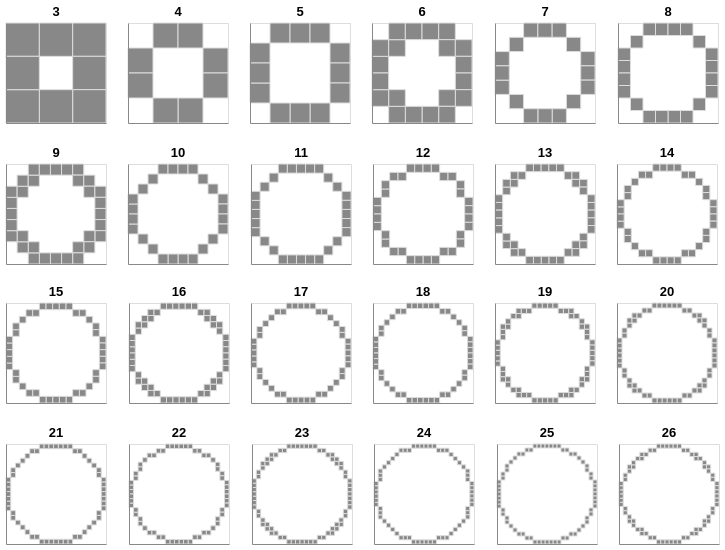

This figure's notebook cell:
### Code cell
# show output of circle_of_blocks() for various diameters
charts = []
axes = alt.Axis(labels=False, title='', grid=False, gridOpacity=0.5, ticks=False)
for i, d in enumerate(range(3, 27)):
    if i % 6 == 0:
        row = []

    r = np.ceil(d / 2.0)
    circle_df = circle_of_blocks(d, 0.45)  

    if d in (5, 6):
        circle_df['n'] = (10 * circle_df['n'].round(1)).astype(int).astype(str)
        display(circle_df.pivot(index='y', columns='x', values='n').fillna(''))

    circle_df['n'] = 1.0
    chart = alt.Chart(circle_df).mark_rect(stroke='gray20', strokeWidth=1).encode(
        x=alt.X('x:O', axis=axes),
        y=alt.Y('y:O', axis=axes),
        color=alt.Color('n:N', 
            scale=alt.Scale(scheme='greys'), 
            bin=alt.Bin(maxbins=10),
        ),
        tooltip = ['n', 'theta:Q'],
    ).properties(
        width=100, 
        height=100,
        title=f'{d}',
    )
    row.append(chart)
    if i % 6 == 5:
        charts.append(
            alt.hconcat(*row).resolve_scale(x='independent', y='independent'))
        
        
charts = alt.vconcat(*charts).resolve_scale(x='independent', y='independent')
display(charts.configure_legend(disable=True))
